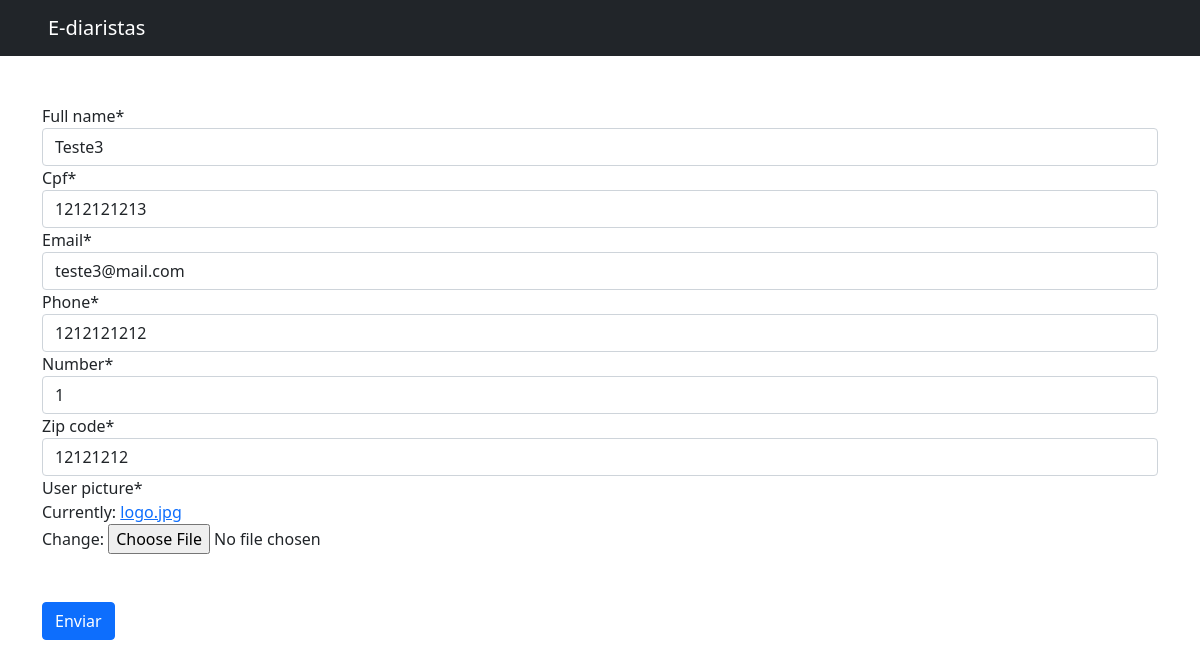
Page /web-admin/editar-diaristas/3 on the earlier database version.
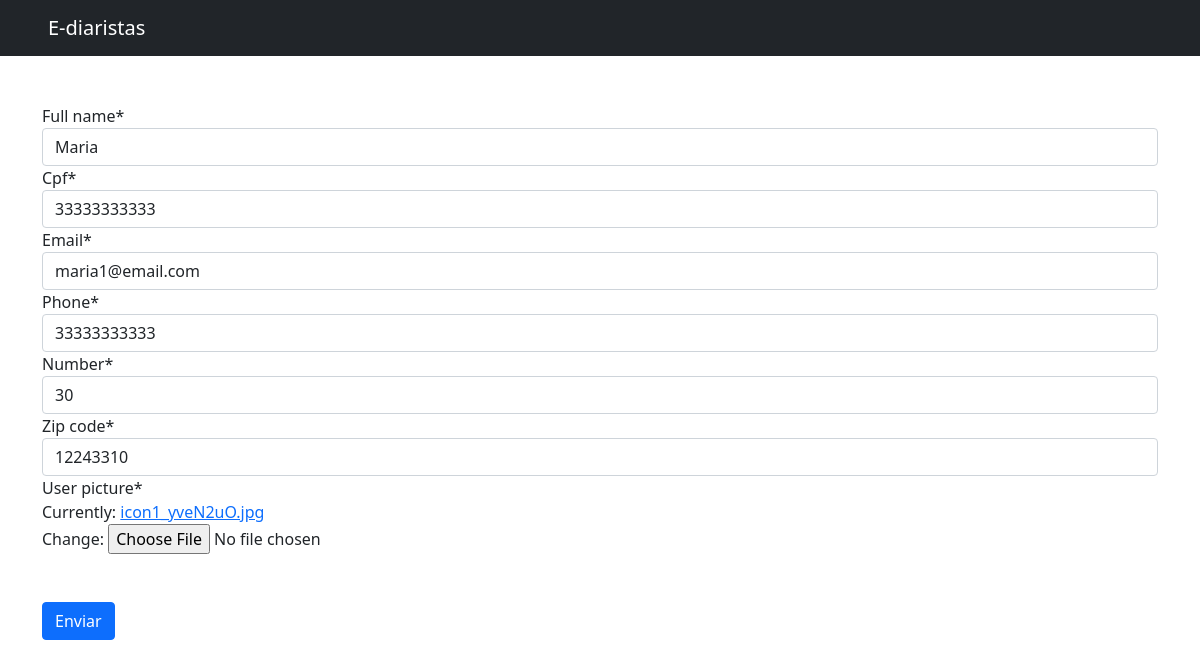
Same page on the later database version.
### web_admin/models.py (models this page shows)
class Professionals(models.Model):
  full_name = models.CharField(max_length=100, null=False, blank=False)
  cpf = models.CharField(max_length=11, null=False, blank=False, unique=True)
  email = models.EmailField(null=False, blank=False, unique=True)
  phone = models.CharField(max_length=11, null=False, blank=False)
  address = models.CharField(max_length=60, null=False, blank=False)
  number = models.IntegerField(null=False, blank=False)
  county = models.CharField(max_length=30, null=False, blank=False)
  complement = models.CharField(max_length=100, null=False, blank=True)
  zip_code = models.CharField(max_length=8, null=False, blank=False)
  state = models.CharField(max_length=2, null=False, blank=False)
  city = models.CharField(max_length=30, null=False, blank=False)
  ibge_code = models.IntegerField(null=False, blank=False)
  user_picture = models.ImageField(null=False)

### web_admin/views.py (the view)
# urls.py: path('editar-diaristas/<int:id>', update_professionals, name="update_professionals"),
def update_professionals(request, id):
  professional = Professionals.objects.get(id=id)
  if request.method == 'POST':
    form = professionals_form.ProfessionalsForm(request.POST or None, request.FILES, instance=professional)
    if form.is_valid():
        form.save()
        return redirect("get_professionals")
  else:
    form = professionals_form.ProfessionalsForm(instance=professional)
  return render(request, 'professionals_form.html', {'professionals_form': form})

### web_admin/forms/professionals_form.py (shortened to what this page needs)
class ProfessionalsForm(forms.ModelForm):
  cpf = forms.CharField(widget=forms.TextInput(attrs={'data-mask': '000.000.000-00'}))
  zip_code = forms.CharField(widget=forms.TextInput(attrs={'data-mask': '00.000-000'}))
  phone = forms.CharField(widget=forms.TextInput(attrs={'data-mask': '(00) 00000-0000'}))
  class Meta:
    model = Professionals
    exclude = {"address", "complement", "county", "state", "city", "ibge_code",}

### web_admin/templates/professionals_form.html (shortened to what this page needs)
{% extends 'base.html' %} {% load crispy_forms_tags %} {% block content %}
<form method="post" enctype="multipart/form-data">
  {{professionals_form|crispy}}
  <button type="submit" class="btn btn-primary my-5">Enviar</button>
</form>
{% endblock content %}

Differences in the rows shown:
changed Professionals: full_name "Teste3" → "Maria"; cpf "1212121213" → "33333333333"; email "teste3@mail.com" → "maria1@email.com"; phone "1212121212" → "33333333333"; number "1" → "30"; zip_code "12121212" → "12243310"
Other differences:
text no longer shown: "Full name * Cpf * Email * Phone * Number * Zip code * User picture * Currently: logo.jpg Change:"
text now shown: "Full name * Cpf * Email * Phone * Number * Zip code * User picture * Currently: icon1_yveN2uO.jpg Change:"
